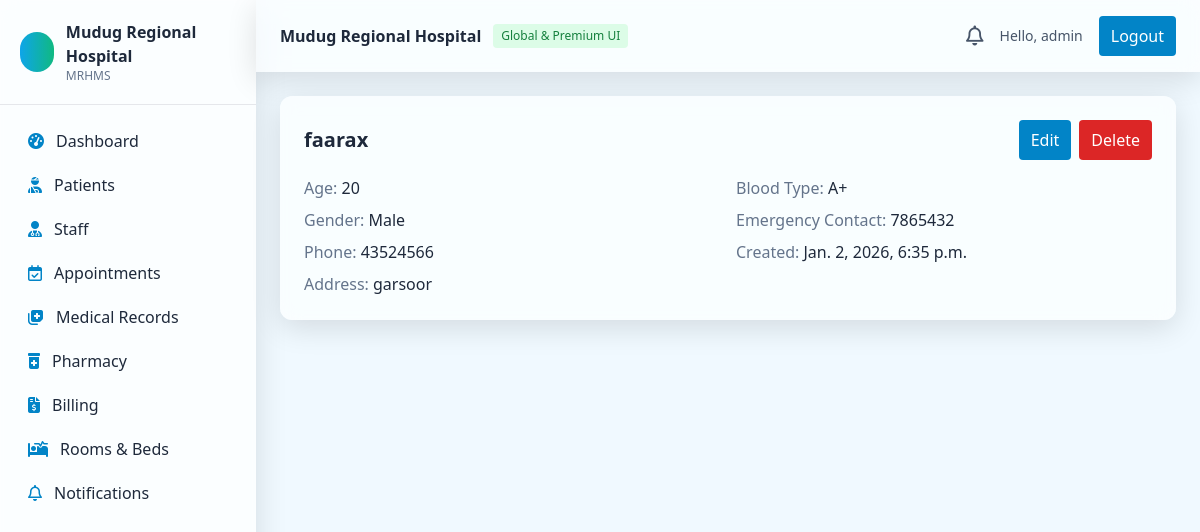
/patients/2/ (signed in), run on the app's committed database.
### patients/models.py (models this page shows, shortened)
class Patient(models.Model):
    GENDER_CHOICES = [
        ('M', 'Male'),
        ('F', 'Female'),
        ('O', 'Other'),
    ]
    name = models.CharField(max_length=255)
    age = models.PositiveIntegerField()
    gender = models.CharField(max_length=1, choices=GENDER_CHOICES)
    phone = models.CharField(max_length=20, blank=True)
    address = models.CharField(max_length=255, blank=True)
    blood_type = models.CharField(max_length=3, blank=True)
    emergency_contact = models.CharField(max_length=255, blank=True)
    created_at = models.DateTimeField(auto_now_add=True)

### patients/views.py (the view)
# urls.py: path('<int:pk>/', views.patient_detail, name='patient_detail'),
@login_required
def patient_detail(request, pk):
    patient = get_object_or_404(Patient, pk=pk)
    return render(request, 'patients/detail.html', {'patient': patient})

### templates/patients/detail.html (shortened to what this page needs)
{% extends 'base.html' %}
{% block content %}
<div class="glass rounded-xl p-6 bg-white/70">
  <div class="flex justify-between items-center">
    <h2 class="text-xl font-semibold">{{ patient.name }}</h2>
    <div class="flex gap-2">
      <a href="/patients/{{ patient.id }}/edit/" class="px-3 py-2 rounded bg-sky-600 text-white hover:bg-sky-700">Edit</a>
      <form method="post" action="/patients/{{ patient.id }}/delete/">
        <button class="px-3 py-2 rounded bg-red-600 text-white hover:bg-red-700">Delete</button>
      </form>
    </div>
  </div>
  <div class="grid grid-cols-1 md:grid-cols-2 gap-4 mt-4">
    <div class="space-y-2">
      <div><span class="text-slate-500">Age:</span> {{ patient.age }}</div>
      <div><span class="text-slate-500">Gender:</span> {{ patient.get_gender_display }}</div>
      <div><span class="text-slate-500">Phone:</span> {{ patient.phone }}</div>
      <div><span class="text-slate-500">Address:</span> {{ patient.address }}</div>
    </div>
    <div class="space-y-2">
      <div><span class="text-slate-500">Blood Type:</span> {{ patient.blood_type }}</div>
      <div><span class="text-slate-500">Emergency Contact:</span> {{ patient.emergency_contact }}</div>
      <div><span class="text-slate-500">Created:</span> {{ patient.created_at }}</div>
    </div>
  </div>
</div>
{% endblock %}

### templates/partials/navbar.html (shortened to what this page needs)
<header class="bg-white/70 glass">
  <div class="max-w-full px-6 py-4 flex items-center justify-between">
    <div class="flex items-center gap-3">
      <h1 class="font-semibold text-slate-800">Mudug Regional Hospital</h1>
      <span class="text-xs px-2 py-1 rounded bg-green-100 text-green-700">Global & Premium UI</span>
    </div>
    <div class="flex items-center gap-4">
      <a href="/notifications/" class="relative text-slate-600 hover:text-sky-700">
        <i class="fa-regular fa-bell text-xl"></i>
      </a>
      {% if user.is_authenticated %}
        <span class="text-sm text-slate-600">Hello, {{ user.get_full_name|default:user.username }}</span>
        <a href="/logout/" class="px-3 py-2 rounded bg-sky-600 text-white hover:bg-sky-700">Logout</a>
      {% else %}
        <a href="/login/" class="px-3 py-2 rounded bg-sky-600 text-white hover:bg-sky-700">Login</a>
      {% endif %}
    </div>
  </div>
</header>

### templates/base.html (style rules this page uses)
.glass { backdrop-filter: saturate(180%) blur(10px); background: rgba(255, 255, 255, 0.6); box-shadow: 0 8px 30px rgba(0, 0, 0, 0.12); }

### data on the page
Patient: name "faarax", age "20", gender "Male", phone "43524566", address "garsoor", blood_type "A+", emergency_contact "7865432", created_at "Jan. 2, 2026, 6:35 p.m."

### other printed values
{{ user.get_full_name|default:user.username }} "admin"
